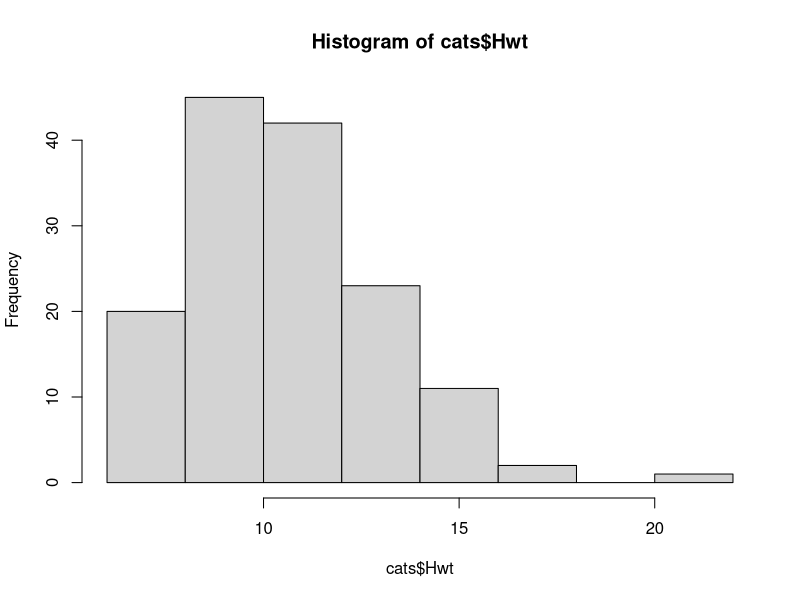
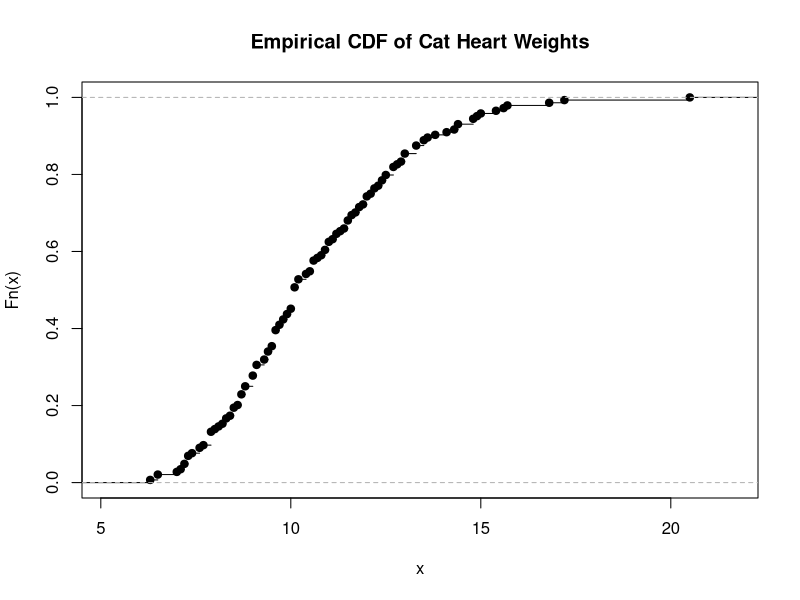
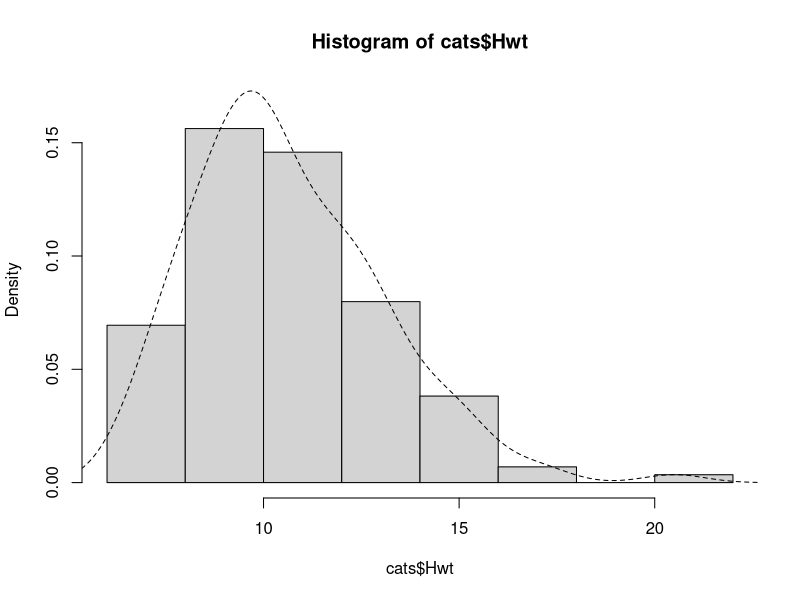
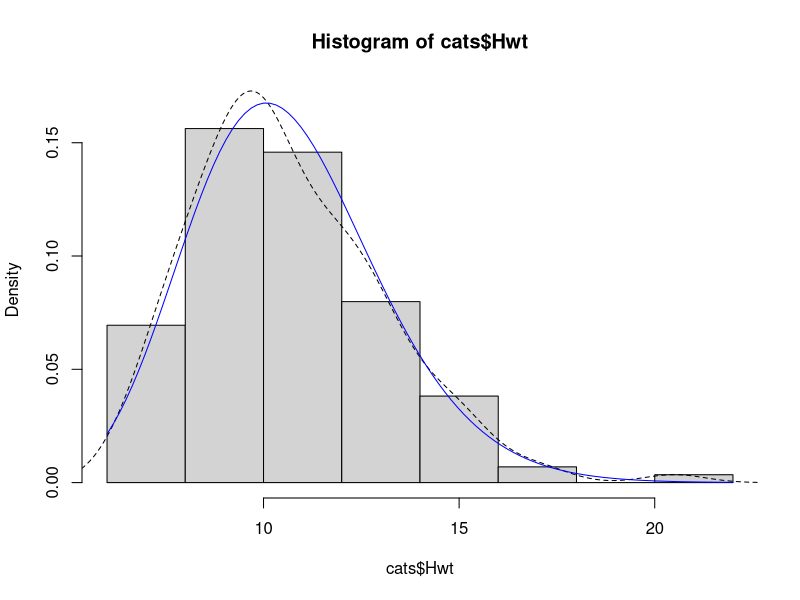
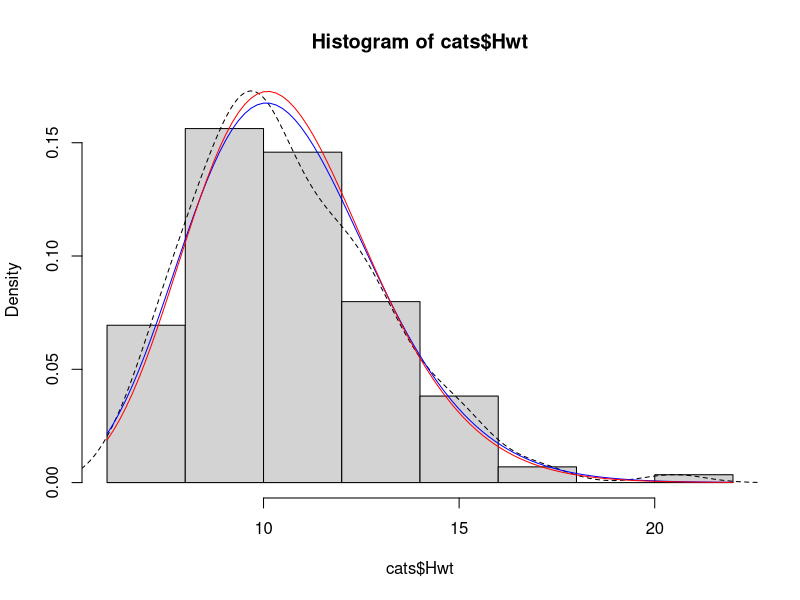
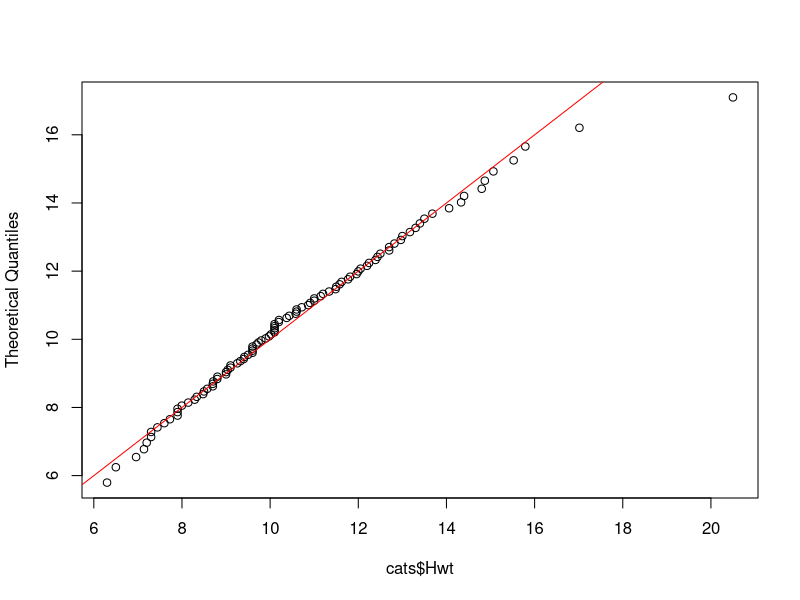
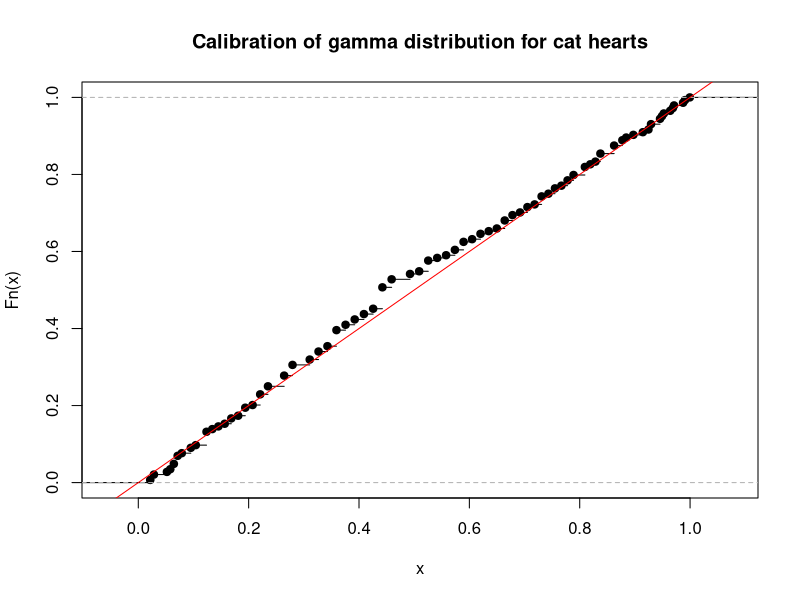
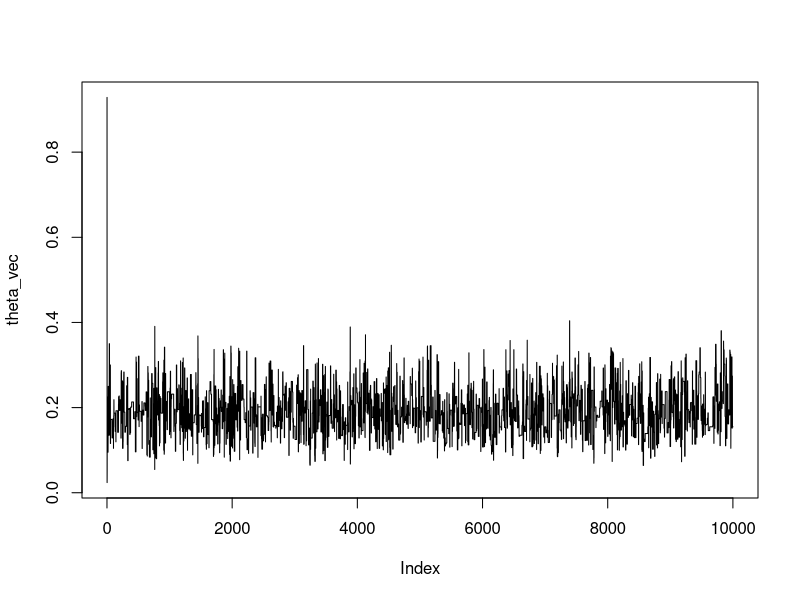

Reproduce these figures in R, in order.


## Slide 6

library(MASS)
head(cats)

## Slide 7

hist(cats$Hwt)


## Slide 8

quantile(cats$Hwt, c(0.25, 0.5, 0.75))


## Slide 10

plot(ecdf(cats$Hwt), 
     main = "Empirical CDF of Cat Heart Weights")

## Slide 12

hist(cats$Hwt, probability = TRUE, ylim = c(0, 0.17))
lines(density(cats$Hwt), lty = "dashed")

# Check Yourself
## Slide 18

gamma.MMest <- function(data) {
  m <- mean(data)
  v <- var(data)
  return(c(a = m^2/v, s = v/m))
}

## Slide 19

gamma.MMest(cats$Hwt)


## Slide 20 

hist(cats$Hwt, probability = TRUE, ylim = c(0, 0.17))
lines(density(cats$Hwt), lty = "dashed")
cat.MM <- gamma.MMest(cats$Hwt) 
curve(dgamma(x, shape = cat.MM["a"], scale = cat.MM["s"]), 
      add = TRUE, col = "blue")

## Slide 21

gamma.mean <- function(a, s) {return(a*s)}
gamma.var  <- function(a, s) {return(a*s^2)}
gamma.diff <- function(params, data) {
  a <- params[1]
  s <- params[2]
  return((mean(data) - gamma.mean(a,s))^2 
         + (var(data) - gamma.var(a,s))^2)
}

## Slide 22

nlm(gamma.diff, c(19, 1), data = cats$Hwt)[1:3]


## Slide 25

gamma.MMest(rgamma(100, shape = 19, scale = 45))
gamma.MMest(rgamma(10000, shape = 19, scale = 45))
gamma.MMest(rgamma(1000000, shape = 19, scale = 45))

## Slide 30

gamma.ll <- function(params, data) {
  a <- params[1]
  s <- params[2]
  return(sum(dgamma(data, shape = a, 
                    scale = s, log = TRUE)))
}
gamma.ll(c(19, 0.05), cats$Hwt)

## Slide 31

nlm(gamma.ll, c(19, 1), data = cats$Hwt)[1:3]


## Slide 32

neg.gamma.ll <- function(params, data) {
  a <- params[1]
  s <- params[2]
  return(-sum(dgamma(data, shape = a,
                     scale = s, log = TRUE)))
}

nlm(neg.gamma.ll, c(19, 1), data = cats$Hwt)$minimum

nlm(neg.gamma.ll, c(19, 1), data = cats$Hwt)$estimate

cat.MM <- gamma.MMest(cats$Hwt) 
neg.gamma.ll(cat.MM, cats$Hwt)

## Slide 33

hist(cats$Hwt, probability = TRUE, ylim = c(0, 0.17))
lines(density(cats$Hwt), lty = "dashed")
cat.MLE <- nlm(neg.gamma.ll, c(19, 1), data = cats$Hwt)$estimate
curve(dgamma(x, shape = cat.MM["a"], scale = cat.MM["s"]), 
      add = TRUE, col = "blue")
curve(dgamma(x, shape = cat.MLE[1], scale = cat.MLE[2]), 
      add = TRUE, col = "red")

## Slide 37

# Model quantiles
qgamma(c(0.01, 0.05, 0.95, 0.99), shape = cat.MM["a"], 
       scale = cat.MM["s"])

# Data quantiles:
quantile(cats$Hwt, c(0.01, 0.05, 0.95, 0.99))

## Slide 39

a <- cat.MM["a"]; s <- cat.MM["s"]
qqplot(cats$Hwt, qgamma((1:99)/100, shape = a, scale = s), 
       ylab = "Theoretical Quantiles")
abline(0, 1, col = "red")

## Slide 41

plot(ecdf(pgamma(cats$Hwt, shape = a, scale = s)),
     main = "Calibration of gamma distribution for cat hearts")
abline(0, 1, col = "red")

## Slide 43

ks.test(cats$Hwt, pgamma, shape = a, scale = s)


## Slide 45

n      <- length(cats$Hwt)
train  <- sample(1:n, size = round(.9*n))
cat.MM <- gamma.MMest(cats$Hwt[train])
a <- cat.MM["a"]
s <- cat.MM["s"]
a
s

## Slide 46

ks.test(cats$Hwt[-train], pgamma, shape = a, scale = s)


## Slide 47

ks.test(cats$Hwt[cats$Sex == "F"], 
        cats$Hwt[cats$Sex == "M"])



## Slide 67

set.seed(1983)
p <- .25
n <- 50
X <- rbinom(n, size = 1, prob = p)
X
mean(X)

## Slide 69

# Draw case for t=0 from proposal
theta_1 <- rbeta(1,1,1) # Draw theta_(0)  
n.samps <- 10000 # Number of iterations
theta_vec <- rep(NA,(n.samps+1))
theta_vec[1] <- theta_1
# MCMC loop
for (t in 1:n.samps) {
  theta_star <- rbeta(1,1,1) # Draw theta* from from proposal
  theta_t <- theta_vec[t] # theta_(t) 
  # Compute MH ratio
  MH_ratio <- prod(dbinom(X,size=1,prob=theta_star))/prod(dbinom(X,size=1,prob=theta_t))
  # Select new case 
  prob_vec <- c(min(MH_ratio,1),1-min(MH_ratio,1))
  theta_vec[t+1] <- sample(c(theta_star,theta_t),1,prob = prob_vec) 
}
plot(theta_vec,type="l")
hist(theta_vec,breaks=30)

## Slide 72

# Draw case for t=0 from proposal
theta_1 <- rbeta(1,2,5) # Draw theta_(0)  
n.samps <- 10000 # Number of iterations
theta_vec <- rep(NA,(n.samps+1))
theta_vec[1] <- theta_1
# MCMC loop
for (t in 1:n.samps) {
  theta_star <- rbeta(1,2,5) # Draw theta* from from proposal
  theta_t <- theta_vec[t] # theta_(t) 
  # Compute MH ratio
  MH_ratio <- prod(dbinom(X,size=1,prob=theta_star))/prod(dbinom(X,size=1,prob=theta_t))
  # Select new case 
  prob_vec <- c(min(MH_ratio,1),1-min(MH_ratio,1))
  theta_vec[t+1] <- sample(c(theta_star,theta_t),1,prob = prob_vec) 
}
plot(theta_vec,type="l")
hist(theta_vec,breaks=30)

## Slide 77

# Draw case for t=0 from proposal
theta_1 <- rbeta(1,10,5) # Draw theta_(0)  
n.samps <- 10000 # Number of iterations
theta_vec <- rep(NA,(n.samps+1))
theta_vec[1] <- theta_1
# MCMC loop
for (t in 1:n.samps) {
  theta_star <- rbeta(1,10,5) # Draw theta* from from proposal
  theta_t <- theta_vec[t] # theta_(t) 
  # Compute MH ratio
  MH_ratio <- prod(dbinom(X,size=1,prob=theta_star))/prod(dbinom(X,size=1,prob=theta_t))
  # Select new case 
  prob_vec <- c(min(MH_ratio,1),1-min(MH_ratio,1))
  theta_vec[t+1] <- sample(c(theta_star,theta_t),1,prob = prob_vec) 
}
plot(theta_vec,type="l")
hist(theta_vec,breaks=30)

## Slides 77 - 80

# Draw case for t=0 from proposal
theta_1 <- rbeta(1,10,5) # Draw theta_(0)  
n.samps <- 10000 # Number of iterations
theta_vec <- rep(NA,(n.samps+1))
theta_vec[1] <- theta_1
# MCMC loop
for (t in 1:n.samps) {
  theta_star <- rbeta(1,10,5) # Draw theta* from from proposal
  theta_t <- theta_vec[t] # theta_(t) 
  # Compute MH ratio
  MH_ratio <- prod(dbinom(X,size=1,prob=theta_star))/prod(dbinom(X,size=1,prob=theta_t))
  # Select new case 
  prob_vec <- c(min(MH_ratio,1),1-min(MH_ratio,1))
  theta_vec[t+1] <- sample(c(theta_star,theta_t),1,prob = prob_vec) 
}
plot(theta_vec,type="l")
hist(theta_vec,breaks=30)


## Slides 82

# Draw case for t=0 from proposal
theta_1 <- rbeta(1,10,5) # Draw theta_(0)  
n.samps <- 10000 # Number of iterations
theta_vec <- rep(NA,(n.samps+1))
theta_vec[1] <- theta_1
# MCMC loop
for (t in 1:n.samps) {
  theta_star <- rbeta(1,10,5) # Draw theta* from from proposal
  theta_t <- theta_vec[t] # theta_(t) 
  # Compute MH ratio
  MH_ratio <- prod(dbinom(X,size=1,prob=theta_star))/prod(dbinom(X,size=1,prob=theta_t))
  # Select new case 
  prob_vec <- c(min(MH_ratio,1),1-min(MH_ratio,1))
  theta_vec[t+1] <- sample(c(theta_star,theta_t),1,prob = prob_vec) 
}
plot(theta_vec,type="l")
hist(theta_vec,breaks=30)




